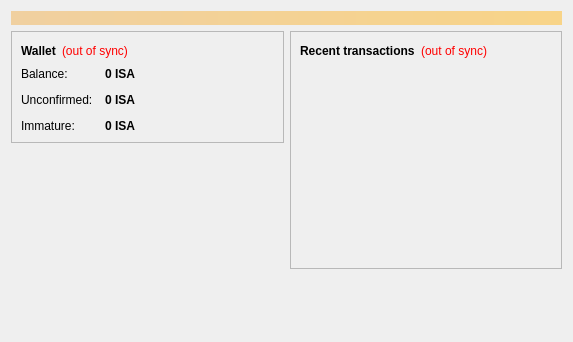
<?xml version="1.0" encoding="UTF-8"?>
<ui version="4.0">
 <class>OverviewPage</class>
 <widget class="QWidget" name="OverviewPage">
  <property name="geometry">
   <rect>
    <x>0</x>
    <y>0</y>
    <width>573</width>
    <height>342</height>
   </rect>
  </property>
  <property name="windowTitle">
   <string>Form</string>
  </property>
  <layout class="QVBoxLayout" name="topLayout">
   <item>
    <widget class="QLabel" name="labelAlerts">
     <property name="visible">
      <bool>false</bool>
     </property>
     <property name="styleSheet">
      <string notr="true">background-color: qlineargradient(x1: 0, y1: 0, x2: 1, y2: 0, stop:0 #F0D0A0, stop:1 #F8D488); color:#000000;</string>
     </property>
     <property name="wordWrap">
      <bool>true</bool>
     </property>
     <property name="margin">
      <number>3</number>
     </property>
    </widget>
   </item>
   <item>
    <layout class="QHBoxLayout" name="horizontalLayout" stretch="1,1">
     <item>
      <layout class="QVBoxLayout" name="verticalLayout_2">
       <item>
        <widget class="QFrame" name="frame">
         <property name="frameShape">
          <enum>QFrame::StyledPanel</enum>
         </property>
         <property name="frameShadow">
          <enum>QFrame::Raised</enum>
         </property>
         <layout class="QVBoxLayout" name="verticalLayout_4">
          <item>
           <layout class="QHBoxLayout" name="horizontalLayout_4">
            <item>
             <widget class="QLabel" name="label_5">
              <property name="font">
               <font>
                <weight>75</weight>
                <bold>true</bold>
               </font>
              </property>
              <property name="text">
               <string>Wallet</string>
              </property>
             </widget>
            </item>
            <item>
             <widget class="QLabel" name="labelWalletStatus">
              <property name="toolTip">
               <string>The displayed information may be out of date. Your wallet automatically synchronizes with the Isaaccoin network after a connection is established, but this process has not completed yet.</string>
              </property>
              <property name="styleSheet">
               <string notr="true">QLabel { color: red; }</string>
              </property>
              <property name="text">
               <string notr="true">(out of sync)</string>
              </property>
              <property name="alignment">
               <set>Qt::AlignLeading|Qt::AlignLeft|Qt::AlignVCenter</set>
              </property>
             </widget>
            </item>
            <item>
             <spacer name="horizontalSpacer_2">
              <property name="orientation">
               <enum>Qt::Horizontal</enum>
              </property>
              <property name="sizeHint" stdset="0">
               <size>
                <width>40</width>
                <height>20</height>
               </size>
              </property>
             </spacer>
            </item>
           </layout>
          </item>
          <item>
           <layout class="QFormLayout" name="formLayout_2">
            <property name="fieldGrowthPolicy">
             <enum>QFormLayout::AllNonFixedFieldsGrow</enum>
            </property>
            <property name="horizontalSpacing">
             <number>12</number>
            </property>
            <property name="verticalSpacing">
             <number>12</number>
            </property>
            <item row="0" column="0">
             <widget class="QLabel" name="label">
              <property name="text">
               <string>Balance:</string>
              </property>
             </widget>
            </item>
            <item row="0" column="1">
             <widget class="QLabel" name="labelBalance">
              <property name="font">
               <font>
                <weight>75</weight>
                <bold>true</bold>
               </font>
              </property>
              <property name="cursor">
               <cursorShape>IBeamCursor</cursorShape>
              </property>
              <property name="toolTip">
               <string>Your current balance</string>
              </property>
              <property name="text">
               <string notr="true">0 ISA</string>
              </property>
              <property name="textInteractionFlags">
               <set>Qt::LinksAccessibleByMouse|Qt::TextSelectableByKeyboard|Qt::TextSelectableByMouse</set>
              </property>
             </widget>
            </item>
            <item row="1" column="0">
             <widget class="QLabel" name="label_3">
              <property name="text">
               <string>Unconfirmed:</string>
              </property>
             </widget>
            </item>
            <item row="1" column="1">
             <widget class="QLabel" name="labelUnconfirmed">
              <property name="font">
               <font>
                <weight>75</weight>
                <bold>true</bold>
               </font>
              </property>
              <property name="cursor">
               <cursorShape>IBeamCursor</cursorShape>
              </property>
              <property name="toolTip">
               <string>Total of transactions that have yet to be confirmed, and do not yet count toward the current balance</string>
              </property>
              <property name="text">
               <string notr="true">0 ISA</string>
              </property>
              <property name="textInteractionFlags">
               <set>Qt::LinksAccessibleByMouse|Qt::TextSelectableByKeyboard|Qt::TextSelectableByMouse</set>
              </property>
             </widget>
            </item>
            <item row="2" column="0">
             <widget class="QLabel" name="labelImmatureText">
              <property name="text">
               <string>Immature:</string>
              </property>
             </widget>
            </item>
            <item row="2" column="1">
             <widget class="QLabel" name="labelImmature">
              <property name="font">
               <font>
                <weight>75</weight>
                <bold>true</bold>
               </font>
              </property>
              <property name="toolTip">
               <string>Mined balance that has not yet matured</string>
              </property>
              <property name="text">
               <string notr="true">0 ISA</string>
              </property>
              <property name="textInteractionFlags">
               <set>Qt::LinksAccessibleByMouse|Qt::TextSelectableByKeyboard|Qt::TextSelectableByMouse</set>
              </property>
             </widget>
            </item>
           </layout>
          </item>
         </layout>
        </widget>
       </item>
       <item>
        <spacer name="verticalSpacer">
         <property name="orientation">
          <enum>Qt::Vertical</enum>
         </property>
         <property name="sizeHint" stdset="0">
          <size>
           <width>20</width>
           <height>40</height>
          </size>
         </property>
        </spacer>
       </item>
      </layout>
     </item>
     <item>
      <layout class="QVBoxLayout" name="verticalLayout_3">
       <item>
        <widget class="QFrame" name="frame_2">
         <property name="frameShape">
          <enum>QFrame::StyledPanel</enum>
         </property>
         <property name="frameShadow">
          <enum>QFrame::Raised</enum>
         </property>
         <layout class="QVBoxLayout" name="verticalLayout">
          <item>
           <layout class="QHBoxLayout" name="horizontalLayout_2">
            <item>
             <widget class="QLabel" name="label_4">
              <property name="text">
               <string>&lt;b&gt;Recent transactions&lt;/b&gt;</string>
              </property>
             </widget>
            </item>
            <item>
             <widget class="QLabel" name="labelTransactionsStatus">
              <property name="toolTip">
               <string>The displayed information may be out of date. Your wallet automatically synchronizes with the Isaaccoin network after a connection is established, but this process has not completed yet.</string>
              </property>
              <property name="styleSheet">
               <string notr="true">QLabel { color: red; }</string>
              </property>
              <property name="text">
               <string notr="true">(out of sync)</string>
              </property>
              <property name="alignment">
               <set>Qt::AlignRight|Qt::AlignTrailing|Qt::AlignVCenter</set>
              </property>
             </widget>
            </item>
            <item>
             <spacer name="horizontalSpacer">
              <property name="orientation">
               <enum>Qt::Horizontal</enum>
              </property>
              <property name="sizeHint" stdset="0">
               <size>
                <width>40</width>
                <height>20</height>
               </size>
              </property>
             </spacer>
            </item>
           </layout>
          </item>
          <item>
           <widget class="QListView" name="listTransactions">
            <property name="styleSheet">
             <string notr="true">QListView { background: transparent; }</string>
            </property>
            <property name="frameShape">
             <enum>QFrame::NoFrame</enum>
            </property>
            <property name="verticalScrollBarPolicy">
             <enum>Qt::ScrollBarAlwaysOff</enum>
            </property>
            <property name="horizontalScrollBarPolicy">
             <enum>Qt::ScrollBarAlwaysOff</enum>
            </property>
            <property name="selectionMode">
             <enum>QAbstractItemView::NoSelection</enum>
            </property>
           </widget>
          </item>
         </layout>
        </widget>
       </item>
       <item>
        <spacer name="verticalSpacer_2">
         <property name="orientation">
          <enum>Qt::Vertical</enum>
         </property>
         <property name="sizeHint" stdset="0">
          <size>
           <width>20</width>
           <height>40</height>
          </size>
         </property>
        </spacer>
       </item>
      </layout>
     </item>
    </layout>
   </item>
  </layout>
 </widget>
 <resources/>
 <connections/>
</ui>
